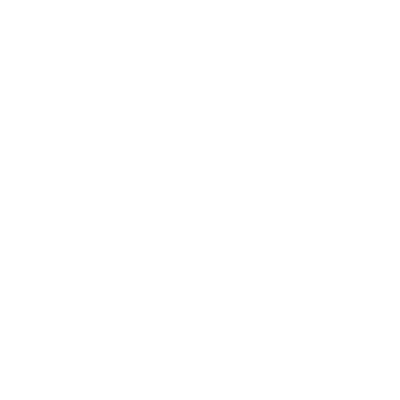
Frame 1 (no input)
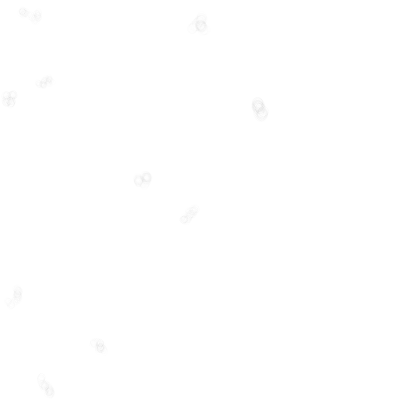
Frame 60 (the mouse pressed at the canvas centre just before this capture)
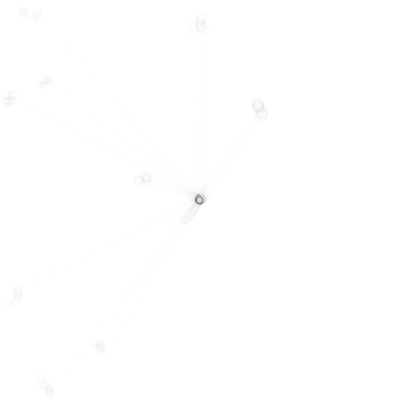
Frame 120 (the mouse held since frame 60 and released just before this capture)

The Processing sketch that drew these frames (run headless with seeded random() and noise(); from frame 60 on, the mouse is pressed at the canvas centre):

// Processing sketch: processing_121600
// ── processing_121600.pde

//set up an array of refferances to Particle objects
Particle p[] = new Particle[10];

void setup() {
  size( 400, 400);    //screen size 400 x 400
  background(255);    //background white
  
  //as we are using an array we need a fixed loop
  //to step through each element of the array
  for (int i=0;i<p.length;i++) {
    //now we need to hang an object off each refferance
    p[i]=new Particle();
  }
  //no fill so we can see overlapping Particles
  noFill();
}

void draw() {
 // background(255);    //every frame re draw with white backgorund
  
  //as we are in an array we must move each Particle
  for (int i=0;i<p.length;i++) {
    p[i].move();
  }
}

//declare a class
class Particle {
  //some varabel for our object we will interact with 
  float xPos=0;  
  float yPos=0;
  float d=0;

  //this is the constructor is called when we instansiate an object
  public Particle() {
    //place this Particle in a random position
    //and make it  a random size
    xPos = random(width);
    yPos = random(height);
    d=random(5, 10);
  }

  public void  move() {
    stroke(0,0,0,10);  //line colour is black          
    strokeWeight(0.1);  //very thin line
    //ellipse(xPos, yPos, 6*d, 6*d);  //draw a large ellips this is our line of collision

    //if you mouse is inside the ellips above 
    // distance from center to mouse is less than radius OR the mouse is pressed
    if (dist(mouseX, mouseY, xPos, yPos) <3*d || mousePressed) {

      //calculate the distance in the x axis from our ellipse
      //to our mouse
      float xDist = mouseX-xPos;
      float yDist = mouseY-yPos;

      //map the distance from its range 0-100 to a much smaller one 0-10
      //this means the furhter our mouse the quicker it will move towords it
      // as we get closer it slows and we get a nice deceleration effect
      float xMove = map(xDist, 0, 100, 0, 10);
      float yMove = map(yDist, 0, 100, 0, 10);

      //change the xPos by the amoutn we have calculated
      xPos+=xMove;
      yPos+=yMove;
    }
    else {
      //if we are no close to the mouse wiggle
      xPos+=random(-1, 1.4);
      yPos+=random(-2, 2);
    }
    //draw the ellips at the center
    ellipse(xPos, yPos, d, d);
  }
}
